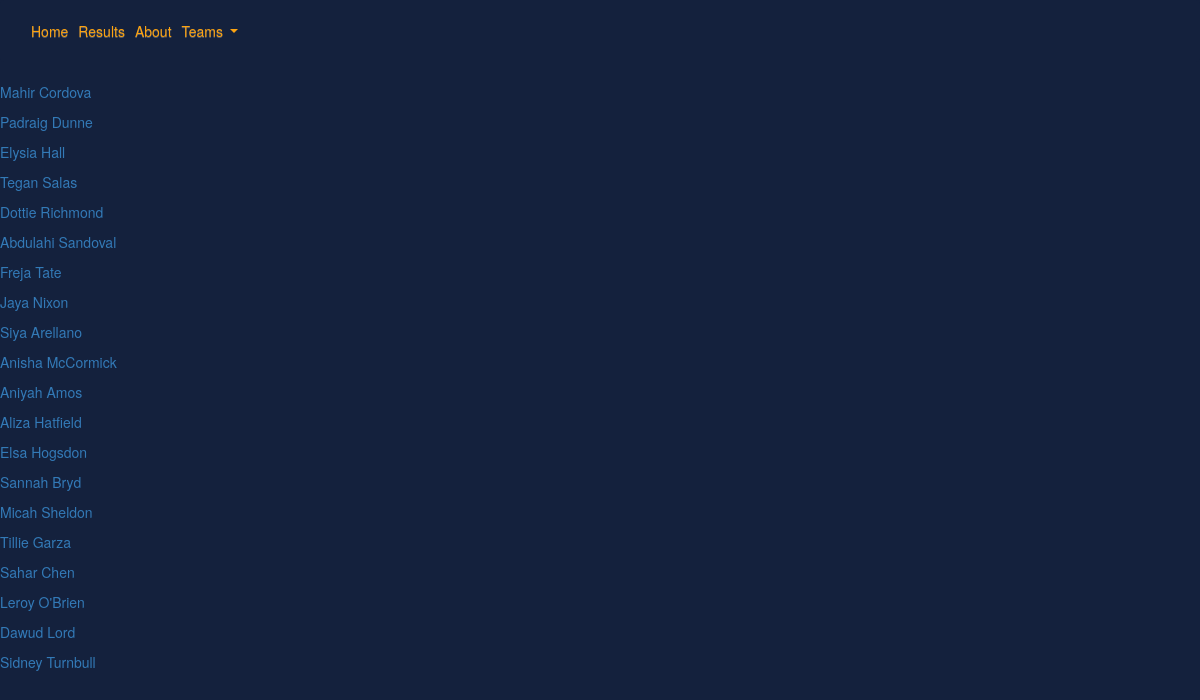
Screenshot of /players/ with the database file from the repository.
### soccerleague/models.py (models this page shows, shortened)
class Player(models.Model):
    POSITION_CHOICES = [
        {'G', 'Goalie'},
        {'D', 'Defender'},
        {'M', 'Midfielder'},
        {'F', 'Forward'}
    ]
    first_name = models.CharField(max_length=100)
    last_name = models.CharField(max_length=100)
    position = models.CharField(max_length=10, choices=POSITION_CHOICES)
    team = models.ForeignKey(Team, on_delete=models.CASCADE)

### soccerleague/views.py (the view)
# urls.py: path('players/', soccerleague_views.players, name="players"),
def players(request):
    try:
        teams = Team.objects.all()
        players = Player.objects.all()
    except Player.DoesNotExist:
        raise Http404('Player Not Found')
    return render(request, 'players.html', {
        'players': players,
        'teams': teams,
    })

### soccerleague/templates/players.html
{%  extends "base.html" %}
{% block content %}
<div class="players">
    {% for player in players %}
        <a href="{% url 'player_detail' player.id %}">
            <p>{{ player.first_name }} {{ player.last_name }}</p>
        </a>
    {% endfor %}
</div>
{% endblock %}

### soccerleague/templates/base.html (shortened to what this page needs)
{% load static %}
<!DOCTYPE html>
<html>
<head>
        <link rel="stylesheet" href="https://stackpath.bootstrapcdn.com/bootstrap/4.3.1/css/bootstrap.min.css">
        <link rel="stylesheet" href="//maxcdn.bootstrapcdn.com/bootstrap/3.2.0/css/bootstrap.min.css">
        <link rel="stylesheet" href="//maxcdn.bootstrapcdn.com/bootstrap/3.2.0/css/bootstrap-theme.min.css">
        <link rel="stylesheet" href="{% static 'main.css' %}">
</head>
<body>
<header>
    <nav class="navbar navbar-expand-lg navbar-light bg-dark">
  <div class="collapse navbar-collapse" id="navbarSupportedContent">
    <ul class="navbar-nav mr-auto">
      <li class="nav-item">
        <a class="nav-link" href="{% url 'home' %}">Home</a>
        <a class="nav-link" href="{% url 'results' %}">Results</a>
        <a class="nav-link" href="{% url 'about' %}">About</a>
      </li>
      <li class="nav-item dropdown">
        <a class="nav-link dropdown-toggle" href="#" id="navbarDropdown" role="button" data-toggle="dropdown" aria-haspopup="true" aria-expanded="false">
          Teams
        </a>
      </li>
    </ul>
  </div>
</nav>
</header>
            {% block content %}{% endblock %}
</body>
</html>

### soccerleague/static/main.css (style rules this page uses)
body { background: #14213D !important; color: white; }
.bg-dark { background: #14213D!important; }
li.nav-item { display: flex; text-align: center; }
.navbar-light .navbar-nav .nav-link { color: #fca311; }

### rows the page displays
Player: first_name "Mahir", last_name "Cordova"
Player: first_name "Padraig", last_name "Dunne"
Player: first_name "Elysia", last_name "Hall"
Player: first_name "Tegan", last_name "Salas"
Player: first_name "Dottie", last_name "Richmond"
Player: first_name "Abdulahi", last_name "Sandoval"
Player: first_name "Freja", last_name "Tate"
Player: first_name "Jaya", last_name "Nixon"
Player: first_name "Siya", last_name "Arellano"
Player: first_name "Anisha", last_name "McCormick"
Player: first_name "Aniyah", last_name "Amos"
Player: first_name "Aliza", last_name "Hatfield"
Player: first_name "Elsa", last_name "Hogsdon"
Player: first_name "Sannah", last_name "Bryd"
Player: first_name "Micah", last_name "Sheldon"
Player: first_name "Tillie", last_name "Garza"
Player: first_name "Sahar", last_name "Chen"
Player: first_name "Leroy", last_name "O'Brien"
Player: first_name "Dawud", last_name "Lord"
Player: first_name "Sidney", last_name "Turnbull"
